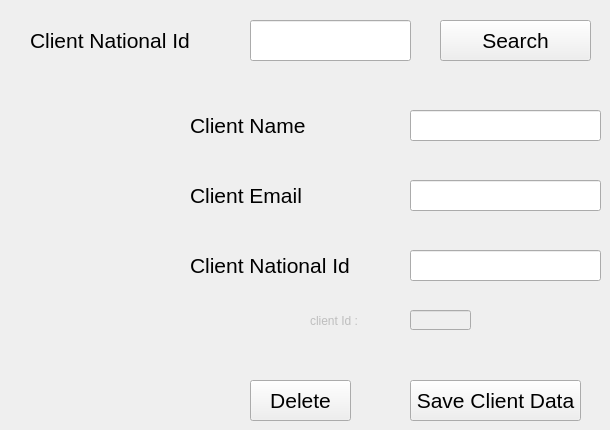
      <widget class="QWidget" name="tab_12">
       <attribute name="title">
        <string>Edit Or Delete A Client</string>
       </attribute>
       <widget class="QLineEdit" name="lineEdit_6">
        <property name="geometry">
         <rect>
          <x>250</x>
          <y>20</y>
          <width>161</width>
          <height>41</height>
         </rect>
        </property>
       </widget>
       <widget class="QPushButton" name="pushButton_18">
        <property name="geometry">
         <rect>
          <x>410</x>
          <y>380</y>
          <width>171</width>
          <height>41</height>
         </rect>
        </property>
        <property name="font">
         <font>
          <pointsize>16</pointsize>
         </font>
        </property>
        <property name="text">
         <string>Save Client Data</string>
        </property>
       </widget>
       <widget class="QLabel" name="label_9">
        <property name="geometry">
         <rect>
          <x>30</x>
          <y>20</y>
          <width>171</width>
          <height>41</height>
         </rect>
        </property>
        <property name="font">
         <font>
          <pointsize>16</pointsize>
         </font>
        </property>
        <property name="text">
         <string>Client National Id</string>
        </property>
       </widget>
       <widget class="QPushButton" name="pushButton_19">
        <property name="geometry">
         <rect>
          <x>440</x>
          <y>20</y>
          <width>151</width>
          <height>41</height>
         </rect>
        </property>
        <property name="font">
         <font>
          <pointsize>16</pointsize>
         </font>
        </property>
        <property name="text">
         <string>Search</string>
        </property>
       </widget>
       <widget class="QPushButton" name="pushButton_24">
        <property name="geometry">
         <rect>
          <x>250</x>
          <y>380</y>
          <width>101</width>
          <height>41</height>
         </rect>
        </property>
        <property name="font">
         <font>
          <pointsize>16</pointsize>
         </font>
        </property>
        <property name="text">
         <string>Delete</string>
        </property>
       </widget>
       <widget class="QLineEdit" name="lineEdit_15">
        <property name="geometry">
         <rect>
          <x>410</x>
          <y>110</y>
          <width>191</width>
          <height>31</height>
         </rect>
        </property>
       </widget>
       <widget class="QLabel" name="label_41">
        <property name="geometry">
         <rect>
          <x>190</x>
          <y>110</y>
          <width>131</width>
          <height>31</height>
         </rect>
        </property>
        <property name="font">
         <font>
          <pointsize>16</pointsize>
         </font>
        </property>
        <property name="text">
         <string>Client Name</string>
        </property>
       </widget>
       <widget class="QLineEdit" name="lineEdit_26">
        <property name="geometry">
         <rect>
          <x>410</x>
          <y>180</y>
          <width>191</width>
          <height>31</height>
         </rect>
        </property>
       </widget>
       <widget class="QLineEdit" name="lineEdit_27">
        <property name="geometry">
         <rect>
          <x>410</x>
          <y>250</y>
          <width>191</width>
          <height>31</height>
         </rect>
        </property>
       </widget>
       <widget class="QLabel" name="label_44">
        <property name="geometry">
         <rect>
          <x>190</x>
          <y>180</y>
          <width>131</width>
          <height>31</height>
         </rect>
        </property>
        <property name="font">
         <font>
          <pointsize>16</pointsize>
         </font>
        </property>
        <property name="text">
         <string>Client Email</string>
        </property>
       </widget>
       <widget class="QLabel" name="label_45">
        <property name="geometry">
         <rect>
          <x>190</x>
          <y>250</y>
          <width>171</width>
          <height>31</height>
         </rect>
        </property>
        <property name="font">
         <font>
          <pointsize>16</pointsize>
         </font>
        </property>
        <property name="text">
         <string>Client National Id</string>
        </property>
       </widget>
       <widget class="QLineEdit" name="id_client">
        <property name="enabled">
         <bool>false</bool>
        </property>
        <property name="geometry">
         <rect>
          <x>410</x>
          <y>310</y>
          <width>61</width>
          <height>20</height>
         </rect>
        </property>
       </widget>
       <widget class="QLabel" name="label_10">
        <property name="enabled">
         <bool>false</bool>
        </property>
        <property name="geometry">
         <rect>
          <x>310</x>
          <y>310</y>
          <width>51</width>
          <height>21</height>
         </rect>
        </property>
        <property name="text">
         <string>client Id :</string>
        </property>
       </widget>
      </widget>
